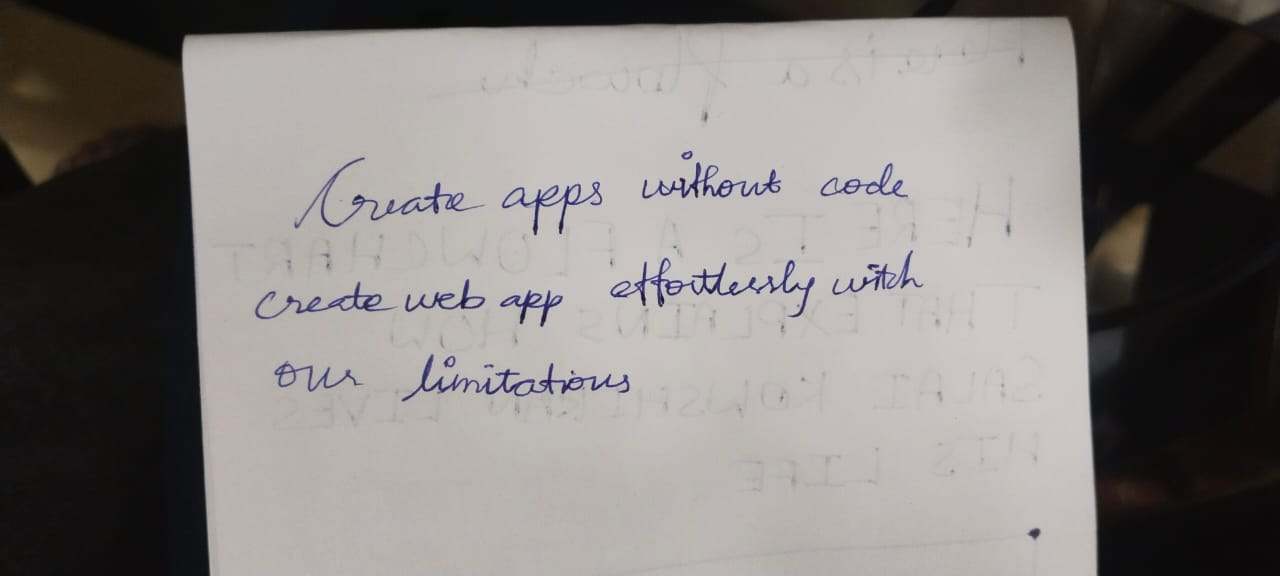
#> input picture Backend/test3.jpg, 1280 x 576 px
$ python -i Textract.py   (imports and definitions only)
#> lines starting #> are read from the running program, lines starting #| are printed output that depends on the picture; after the words box and inside, x2 and y2 are one past the last pixel; in counts of white or black regions, pixels touching at a corner belong together
import requests
import time
from dotenv import load_dotenv
import os
import cv2
import numpy as np
import base64

# [1 line not run here, left out]

subscription_key = os.getenv("SUBSCRIPTION_KEY")
endpoint = os.getenv("ENDPOINT")
# [1 line that did not run here, left out]

def textract(image_path):
    headers = {
        'Ocp-Apim-Subscription-Key': subscription_key,
        'Content-Type': 'application/octet-stream'
    }

    with open(image_path, 'rb') as image_file:
        image_data = image_file.read()

    response = requests.post(ocr_url, headers=headers, data=image_data)

    if response.status_code != 202:
        raise Exception(f"Failed to connect: {response.text}")

    operation_location = response.headers['Operation-Location']

    result = None
    while True:
        response = requests.get(operation_location, headers={'Ocp-Apim-Subscription-Key': subscription_key})
        result = response.json()

        if 'status' in result and result['status'] == 'succeeded':
            break
        elif 'status' in result and result['status'] == 'failed':
            raise Exception("Text recognition failed")

        time.sleep(1)

    return result

def extract_text(result):
    text = []
    if 'analyzeResult' in result:
        for read_result in result['analyzeResult']['readResults']:
            for line in read_result['lines']:
                text.append(line['text'])
    return "\n".join(text)

def crop_largest_rectangle(image_path):
#> called with image_path = '../test3.jpg'
    image = cv2.imread(image_path)
#> image is the input picture: shape (576, 1280, 3); mean B, G, R 125.9, 127.8, 132
    gray = cv2.cvtColor(image, cv2.COLOR_BGR2GRAY)
    blurred = cv2.GaussianBlur(gray, (5, 5), 0)
    edged = cv2.Canny(blurred, 50, 150)
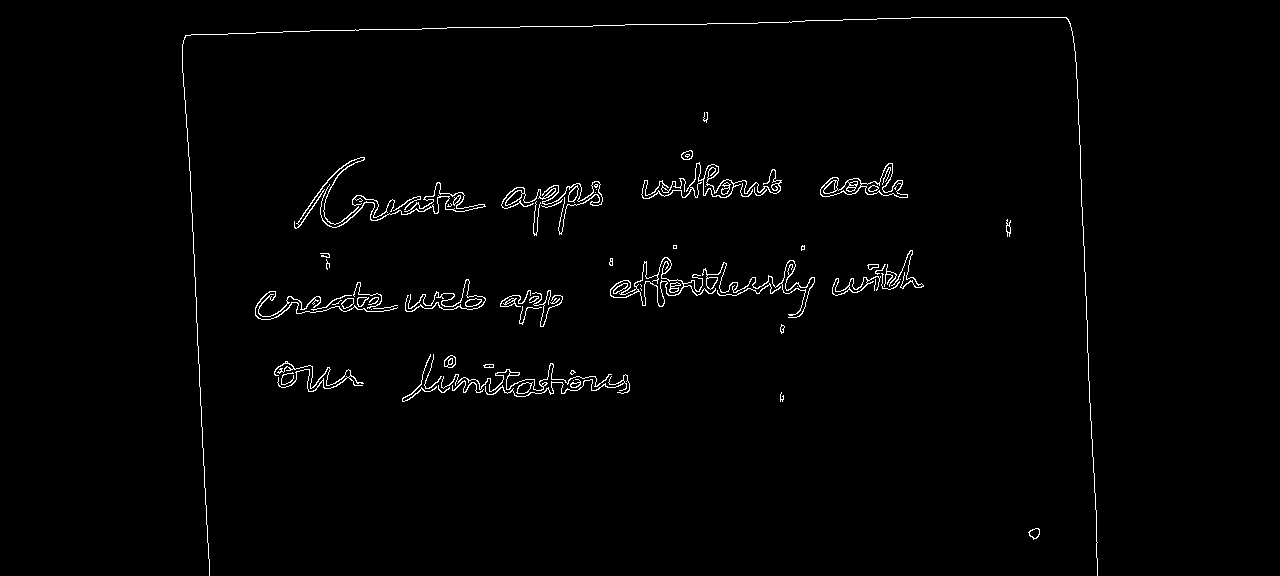
#> edged: shape (576, 1280); 1.4% white in thin lines or dots, all inside (x1, y1, x2, y2) = (182, 17, 1098, 576)

    contours, _ = cv2.findContours(edged, cv2.RETR_EXTERNAL, cv2.CHAIN_APPROX_SIMPLE)
#> contours = 73 contours, 38 with area under 20; largest, box (x1, y1, x2, y2) and area: (610, 257, 716, 307) 1132, (820, 163, 908, 198) 1029, (641, 162, 782, 199) 622, (501, 187, 556, 209) 351, (832, 276, 881, 296) 233
    largest_contour = max(contours, key=cv2.contourArea)
#> largest_contour = contour of 258 points, box (x1, y1, x2, y2) (610, 257, 716, 307), area 1132

    x, y, w, h = cv2.boundingRect(largest_contour)
#> x = 610; y = 257; w = 106; h = 50
    cropped_image = image[y:y+h, x:x+w]
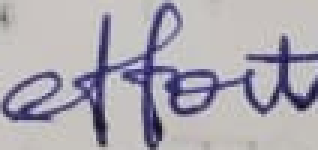
#> cropped_image: shape (50, 106, 3) (shown 3 times larger); mean B, G, R 176.7, 168.5, 172.4

    _, buffer = cv2.imencode('.jpg', cropped_image)
#> buffer = 3566 values, max 255 at index 0, min 0 at index 4, mean 123
    cropped_image_base64 = base64.b64encode(buffer).decode('utf-8')

    return cropped_image_base64

# [8 lines not run here, left out]

>>> result = crop_largest_rectangle('../test3.jpg')

$ run again, on Backend/test2.jpg
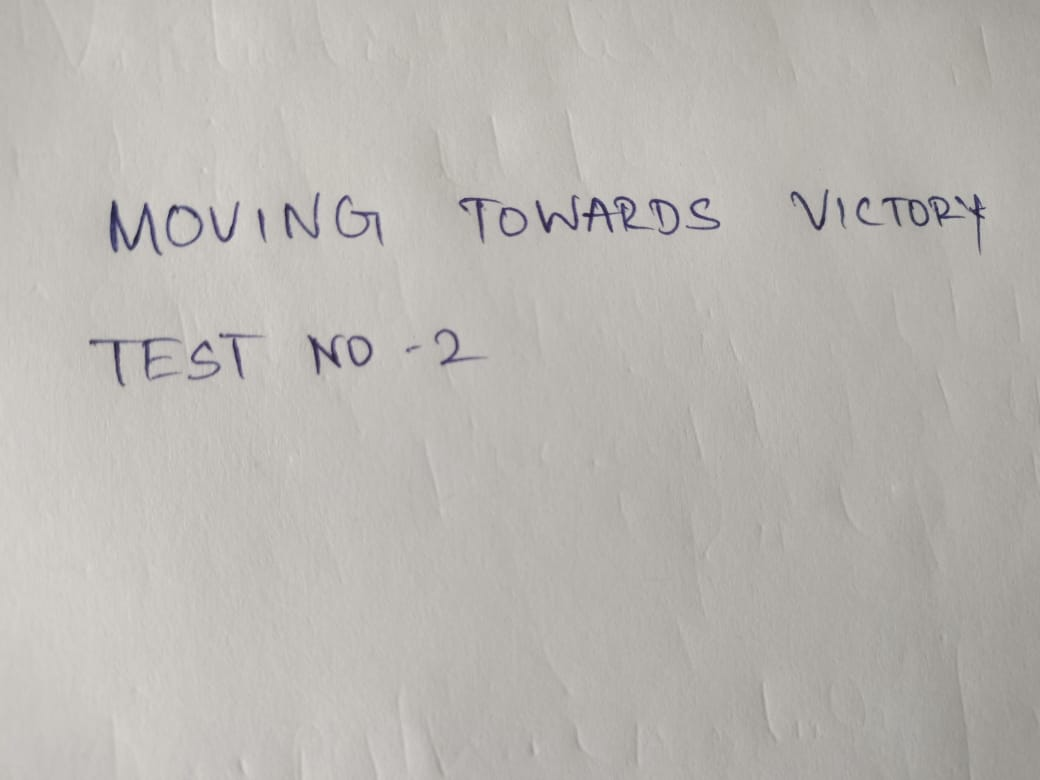
#> input picture Backend/test2.jpg, 1040 x 780 px
#> in crop_largest_rectangle, image is the input picture: shape (780, 1040, 3); mean B, G, R 177.9, 182.4, 185.5
#> in crop_largest_rectangle, `edged = cv2.Canny(blurred, 50, 150)`:
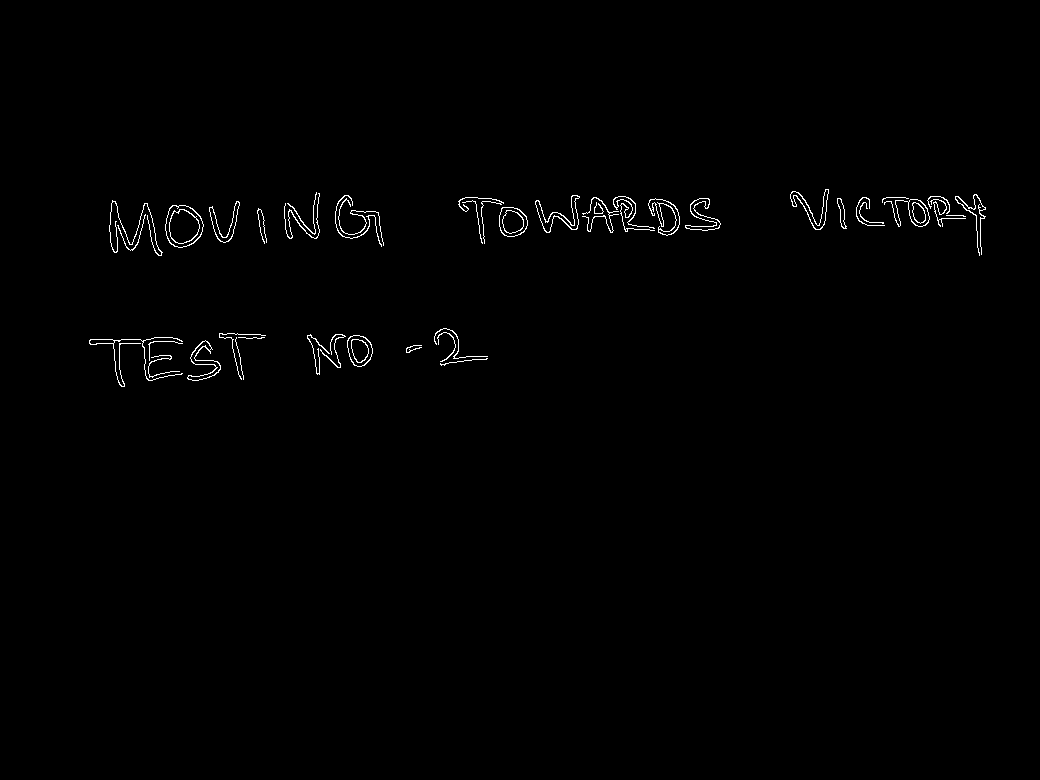
#> edged: shape (780, 1040); 0.7% white in thin lines or dots, all inside (x1, y1, x2, y2) = (89, 189, 986, 387)
#> contours = 42 contours, 20 with area under 20; largest, box (x1, y1, x2, y2) and area: (165, 205, 204, 248) 1245, (499, 207, 528, 237) 670, (347, 335, 373, 367) 605, (535, 195, 580, 233) 453, (884, 199, 930, 227) 438
#> largest_contour = contour of 58 points, box (x1, y1, x2, y2) (165, 205, 204, 248), area 1245
#> x = 165; y = 205; w = 39; h = 43
#> in crop_largest_rectangle, `cropped_image = image[y:y+h, x:x+w]`:
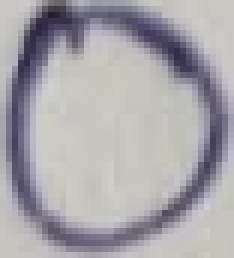
#> cropped_image: shape (43, 39, 3) (shown 6 times larger); mean B, G, R 170.8, 165.6, 168.5
#> buffer = 1511 values, max 255 at index 0, min 0 at index 4, mean 110.4

$ run again, on Backend/test.jpg
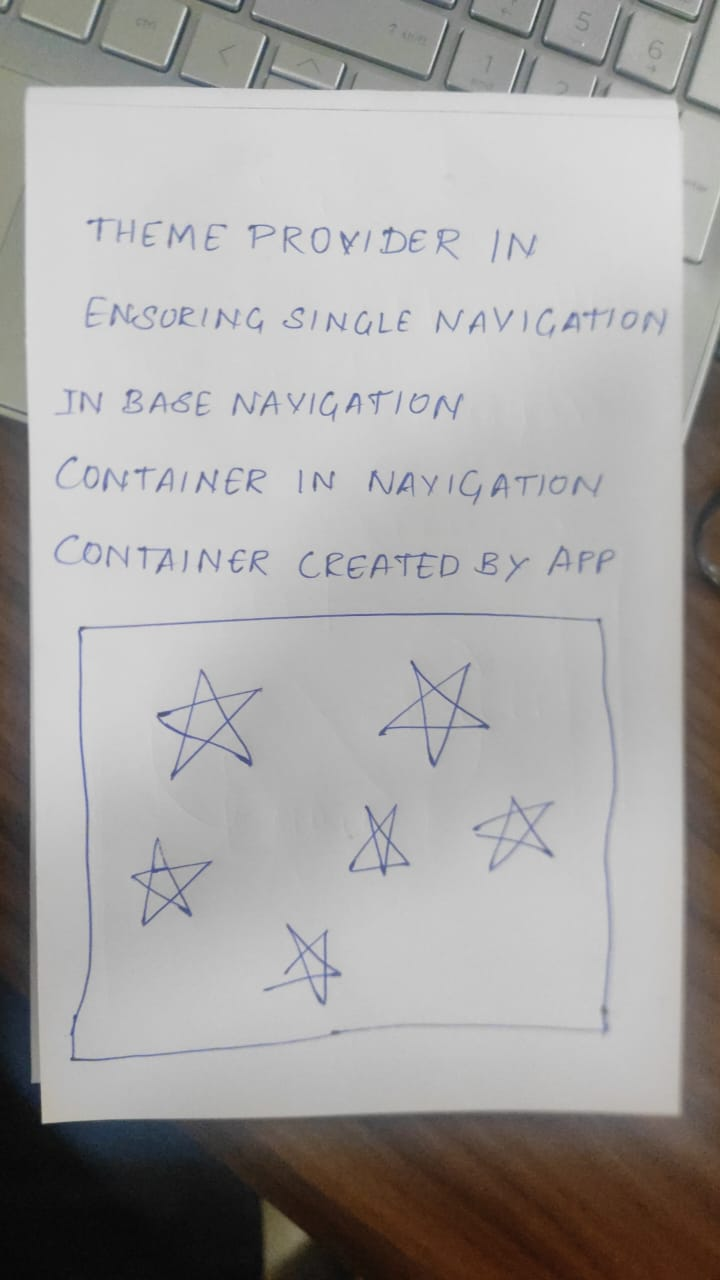
#> input picture Backend/test.jpg, 720 x 1280 px
#> in crop_largest_rectangle, image is the input picture: shape (1280, 720, 3); mean B, G, R 162.4, 163.5, 165.6
#> in crop_largest_rectangle, `edged = cv2.Canny(blurred, 50, 150)`:
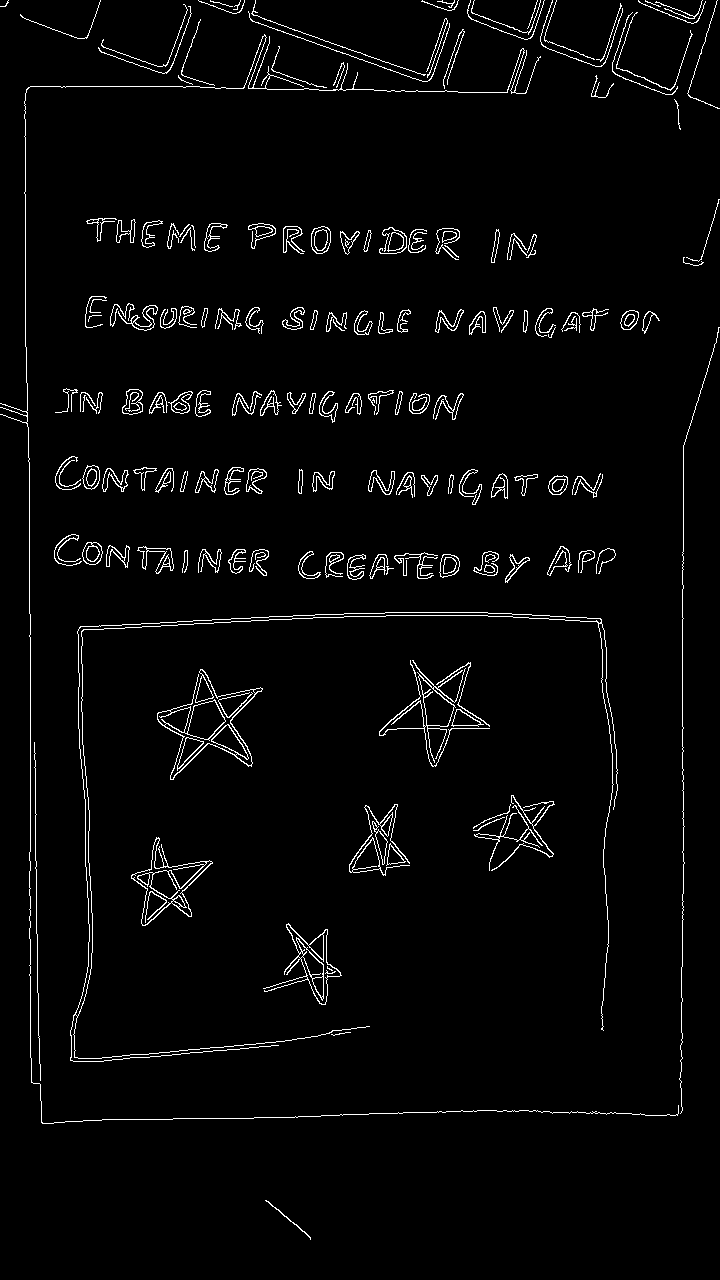
#> edged: shape (1280, 720); 2.9% white in thin lines or dots
#> contours = 173 contours, 74 with area under 20; largest, box (x1, y1, x2, y2) and area: (70, 612, 618, 1062) 2916, (131, 837, 213, 926) 2507, (157, 669, 263, 780) 2430, (263, 923, 342, 1005) 1650, (379, 660, 490, 767) 1090
#> largest_contour = contour of 764 points, box (x1, y1, x2, y2) (70, 612, 618, 1062), area 2916
#> x = 70; y = 612; w = 548; h = 450
#> in crop_largest_rectangle, `cropped_image = image[y:y+h, x:x+w]`:
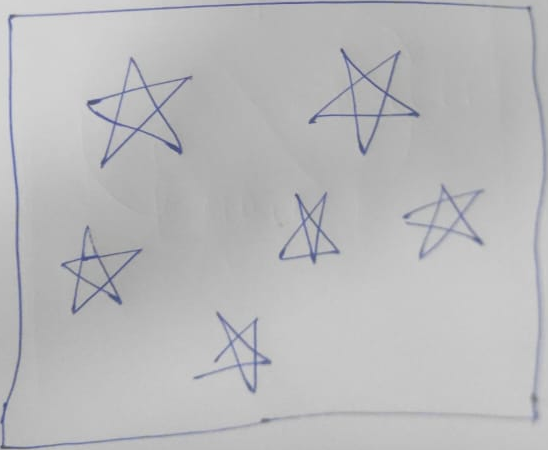
#> cropped_image: shape (450, 548, 3); mean B, G, R 186.9, 185.5, 185.3
